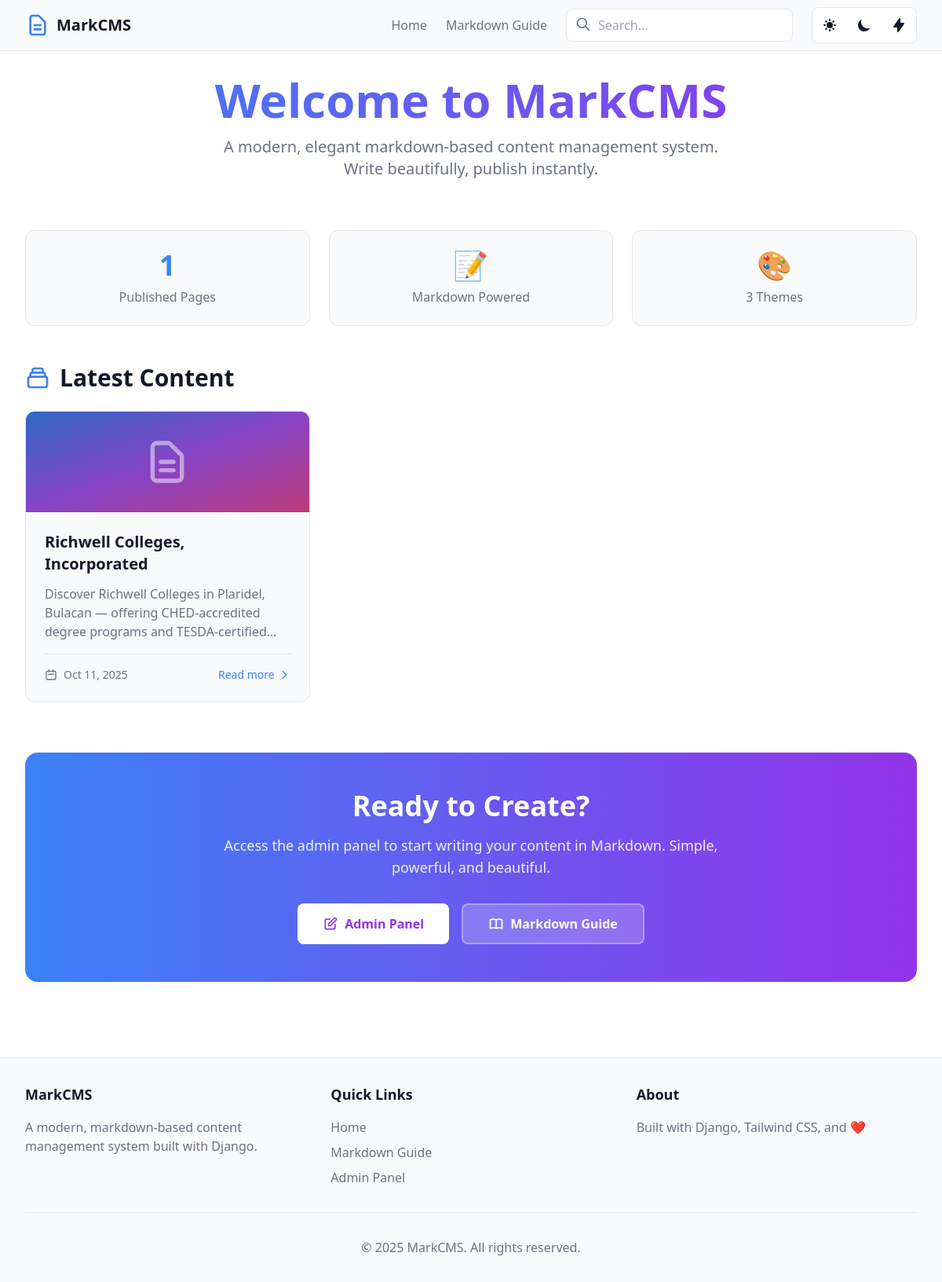
The page / on the database its author committed.
### cms/models.py (models this page shows, shortened)
class Page(models.Model):
    title = models.CharField(max_length=200)
    slug = models.SlugField(unique=True, blank=True)
    content_md = models.TextField(help_text="Write your content in Markdown")
    seo_description = models.CharField(max_length=160, blank=True, help_text="Brief description for SEO")
    seo_keywords = models.CharField(max_length=200, blank=True, help_text="Comma-separated keywords")
    is_published = models.BooleanField(default=True)
    created_at = models.DateTimeField(auto_now_add=True)
    updated_at = models.DateTimeField(auto_now=True)
    class Meta:
        ordering = ['-created_at']

### cms/views.py (the view)
# urls.py: path('', views.page_list, name='page_list'),
def page_list(request):
    pages = Page.objects.filter(is_published=True)
    return render(request, 'cms/page_list.html', {'pages': pages})

### cms/templates/cms/page_list.html (shortened to what this page needs)
{% extends "cms/base.html" %}
{% block content %}
<div class="text-center mb-16 fade-in">
    <h1
        class="text-5xl md:text-6xl font-bold mb-4 bg-gradient-to-r from-blue-500 to-purple-600 bg-clip-text text-transparent">
    </h1>
    <p class="text-xl text-secondary max-w-2xl mx-auto">
        A modern, elegant markdown-based content management system. Write beautifully, publish instantly.
    </p>
</div>
<div class="grid grid-cols-1 md:grid-cols-3 gap-6 mb-12">
    <div class="bg-secondary border border-custom rounded-xl p-6 text-center card-hover">
        <div class="text-4xl font-bold accent-color mb-2">{{ pages.count }}</div>
        <div class="text-secondary">Published Pages</div>
    </div>
    <div class="bg-secondary border border-custom rounded-xl p-6 text-center card-hover">
        <div class="text-4xl font-bold accent-color mb-2">📝</div>
        <div class="text-secondary">Markdown Powered</div>
    </div>
    <div class="bg-secondary border border-custom rounded-xl p-6 text-center card-hover">
        <div class="text-4xl font-bold accent-color mb-2">🎨</div>
        <div class="text-secondary">3 Themes</div>
    </div>
</div>
{% if pages %}
<div class="mb-8">
    <h2 class="text-3xl font-bold mb-6 flex items-center">
        Latest Content
    </h2>
    <div class="grid grid-cols-1 md:grid-cols-2 lg:grid-cols-3 gap-6">
        {% for page in pages %}
        <article class="bg-secondary border border-custom rounded-xl overflow-hidden card-hover">
            <a href="{% url 'page_detail' page.slug %}" class="block">
                <div class="h-32 bg-gradient-to-br from-blue-500 via-purple-500 to-pink-500 relative">
                    <div class="absolute inset-0 bg-black bg-opacity-20 flex items-center justify-center">
                        <svg class="w-16 h-16 text-white opacity-50" fill="none" stroke="currentColor"
                            viewBox="0 0 24 24">
                            <path stroke-linecap="round" stroke-linejoin="round" stroke-width="2"
                                d="M9 12h6m-6 4h6m2 5H7a2 2 0 01-2-2V5a2 2 0 012-2h5.586a1 1 0 01.707.293l5.414 5.414a1 1 0 01.293.707V19a2 2 0 01-2 2z">
                            </path>
                        </svg>
                    </div>
                </div>
                <div class="p-6">
                    <h3 class="text-xl font-bold mb-3 text-primary hover:accent-color transition line-clamp-2">
                        {{ page.title }}
                    </h3>
                    {% if page.seo_description %}
                    <p class="text-secondary mb-4 line-clamp-3">
                        {{ page.seo_description }}
                    </p>
                    {% else %}
                    <p class="text-secondary mb-4 line-clamp-3">
                        {{ page.content_md|truncatewords:30 }}
                    </p>
                    {% endif %}
                    <div class="flex items-center justify-between text-sm text-secondary pt-4 border-t border-custom">
                        <div class="flex items-center space-x-2">
                            <svg class="w-4 h-4" fill="none" stroke="currentColor" viewBox="0 0 24 24">
                                <path stroke-linecap="round" stroke-linejoin="round" stroke-width="2"
                                    d="M8 7V3m8 4V3m-9 8h10M5 21h14a2 2 0 002-2V7a2 2 0 00-2-2H5a2 2 0 00-2 2v12a2 2 0 002 2z">
                                </path>
                            </svg>
                            <span>{{ page.created_at|date:"M d, Y" }}</span>
                        </div>
                        <span class="accent-color font-medium flex items-center">
                            Read more
                            <svg class="w-4 h-4 ml-1" fill="none" stroke="currentColor" viewBox="0 0 24 24">
                                <path stroke-linecap="round" stroke-linejoin="round" stroke-width="2" d="M9 5l7 7-7 7">
                                </path>
                            </svg>
                        </span>
                    </div>
                </div>
            </a>
        </article>
        {% endfor %}
    </div>
</div>
{% endif %}
<div class="mt-16 bg-gradient-to-r from-blue-500 to-purple-600 rounded-2xl p-8 md:p-12 text-center text-white">
    <h2 class="text-3xl md:text-4xl font-bold mb-4">Ready to Create?</h2>
    <p class="text-lg mb-8 opacity-90 max-w-2xl mx-auto">
        Access the admin panel to start writing your content in Markdown. Simple, powerful, and beautiful.
    </p>
    <div class="flex flex-col sm:flex-row gap-4 justify-center">
        <a href="/admin/"
            class="inline-flex items-center justify-center px-8 py-3 bg-white text-purple-600 rounded-lg hover:bg-gray-100 transition font-semibold">
            <svg class="w-5 h-5 mr-2" fill="none" stroke="currentColor" viewBox="0 0 24 24">
                <path stroke-linecap="round" stroke-linejoin="round" stroke-width="2"
                    d="M11 5H6a2 2 0 00-2 2v11a2 2 0 002 2h11a2 2 0 002-2v-5m-1.414-9.414a2 2 0 112.828 2.828L11.828 15H9v-2.828l8.586-8.586z">
                </path>
            </svg>
            Admin Panel
        </a>
        <a href="{% url 'cheat_sheet' %}"
            class="inline-flex items-center justify-center px-8 py-3 bg-white bg-opacity-20 backdrop-blur text-white rounded-lg hover:bg-opacity-30 transition font-semibold border-2 border-white border-opacity-30">
            Markdown Guide
        </a>
    </div>
</div>
{% endblock %}

### cms/templates/cms/base.html (style rules this page uses)
.theme-light { --bg-primary: #ffffff; --bg-secondary: #f9fafb; --bg-hover: #f3f4f6; --text-primary: #111827; --text-secondary: #6b7280; --border-color: #e5e7eb; --accent: #3b82f6; --accent-hover: #2563eb; }
body { background-color: var(--bg-primary); color: var(--text-primary); transition: all 0.3s ease; }
.bg-secondary { background-color: var(--bg-secondary); }
.text-primary { color: var(--text-primary); }
.text-secondary { color: var(--text-secondary); }
.border-custom { border-color: var(--border-color); }
.accent-color { color: var(--accent); }
.fade-in { animation: fadeIn 0.5s ease-out; }
.card-hover { transition: all 0.3s ease; }

### rows shown on the page
Page: title "Richwell Colleges, Incorporated", seo_description "Discover Richwell Colleges in Plaridel, Bulacan — offering CHED-accredited degree programs and…", created_at "Oct 11, 2025"

### other values the page prints
{{ pages.count }} "1"
